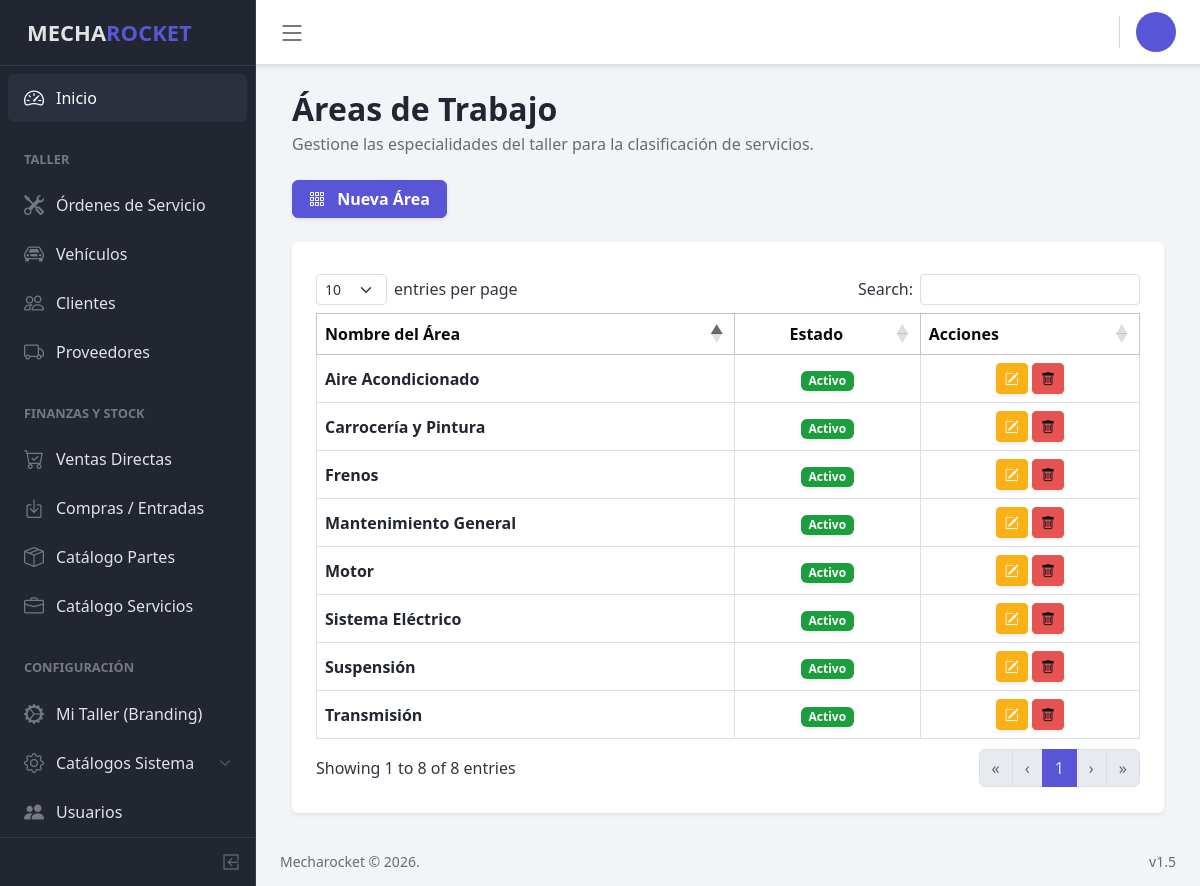
Page /?view=jobcategories&opt=all (signed in) on the committed database.
### tables this page shows
create table job_category (
	id int not null auto_increment primary key,
	name varchar(255),
	is_active boolean not null default 1
);

### core/controller/Layout.php (called while the page is built)
<?php
class Module {
	public static function loadLayout(){
		include "core/app/layouts/layout.php";
	}
}
?>

### core/controller/Lb.php (called while the page is built, shortened)
<?php
class Lb {
	public function start(){
		include "core/app/init.php";
	}
}
?>

### index.php (called while the page is built, shortened)
<?php
$lb = new Lb();
$lb->start();
?>

### core/controller/Executor.php (called while the page is built, shortened)
<?php
class Executor {
	public static function doit($sql){
		$con = Database::getCon();
		return array($con->query($sql),$con->insert_id);
	}
}
?>

### core/app/model/UserData.php (called while the page is built, shortened)
<?php
class UserData extends Extra{
	public static $tablename = "user";
	public static function getById($id){
		 $sql = "select * from ".self::$tablename." where id=$id";
		$query = Executor::doit($sql);
		return Model::one($query[0],new UserData());
	}
}
?>

### core/controller/Model.php (called while the page is built, shortened)
<?php
class Model {
	public static function exists($modelname){
		$fullpath = self::getFullpath($modelname);
		$found=false;
		if(file_exists($fullpath)){
			$found = true;
		}
		return $found;
	}
	public static function getFullpath($modelname){
		return "core/app/model/".$modelname.".php";
	}
	public static function many($query,$aclass){
		$cnt = 0;
		$array = array();
		while($r = $query->fetch_array()){
			$array[$cnt] = new $aclass;
			$cnt2=1;
			foreach ($r as $key => $v) {
				if($cnt2>0 && $cnt2%2==0){
					$array[$cnt]->$key = $v;
				}
				$cnt2++;
			}
			$cnt++;
		}
		return $array;
	}
	public static function one($query,$aclass){
		$found = null;
		$data = new $aclass;
		while($r = $query->fetch_array()){
			$cnt=1;
			foreach ($r as $key => $v) {
				if($cnt>0 && $cnt%2==0){
					$data->$key = $v;
				}
				$cnt++;
			}
			$found = $data;
			break;
		}
		return $found;
	}
}
?>

### core/app/model/JobCategoryData.php (called while the page is built, shortened)
<?php
class JobCategoryData {
	public static $tablename = "job_category";
	public static function getAll(){
		$sql = "select * from ".self::$tablename." order by name asc";
		$query = Executor::doit($sql);
		return Model::many($query[0],new JobCategoryData());
	}
}
?>

### core/app/view/jobcategories-view.php (the view, shortened to what this page needs)
<?php if(isset($_GET["opt"]) && $_GET["opt"]=="all"):?>
<section class="container-fluid text-start">
<div class="mb-4">
    <h2 class="fw-bold text-dark mb-1">Áreas de Trabajo</h2>
    <p class="text-muted">Gestione las especialidades del taller para la clasificación de servicios.</p>
</div>
<div class="mb-4">
    <a href="./?view=jobcategories&opt=new" class="btn btn-primary fw-bold px-3 shadow-sm"><i class="bi bi-grid-3x3-gap me-2"></i> Nueva Área</a>
</div>
<div class="row">
	<div class="col-md-12">
<div class="card mb-4 border-0 shadow-sm">
  <div class="card-body p-4 text-start">
		<?php
		$jobcategories = JobCategoryData::getAll();
		if(count($jobcategories)>0){
			?>
			<table class="table table-bordered table-hover datatable align-middle">
			<thead class="table-light">
			<th>Nombre del Área</th>
            <th class="text-center">Estado</th>
			<th style="width:120px;">Acciones</th>
			</thead>
			<?php
			foreach($jobcategories as $jc):
				?>
				<tr>
				<td><span class="fw-bold text-dark"><?php echo $jc->name; ?></span></td>
                <td class="text-center">
                  <?php if($jc->is_active==1): ?>
                    <span class="badge bg-success shadow-sm">Activo</span>
                  <?php else: ?>
                    <span class="badge bg-danger shadow-sm">Inactivo</span>
                  <?php endif; ?>
                </td>
				<td class="text-center">
    				<a href="index.php?view=jobcategories&opt=edit&id=<?php echo $jc->id;?>" class="btn btn-warning btn-sm text-white shadow-sm" title="Editar"><i class="bi bi-pencil-square"></i></a>
    				<a id="deljc-<?php echo $jc->id;?>" class="btn btn-danger btn-sm shadow-sm" title="Eliminar"><i class="bi bi-trash"></i></a>
				</td>
				</tr>
				<?php
			endforeach; ?>
</table>
<?php		}else{
			?>
      <div class="alert alert-info border-0 shadow-sm mb-0">
        <i class="bi bi-info-circle-fill me-2"></i> No hay áreas de trabajo registradas. Use el botón superior para crear la primera.
      </div>
			<?php
		}
		?>
	</div>
</div>
	</div>
</div>
</section>
<?php endif; ?>

### core/app/init.php
<?php
if(isset($_SESSION['user_id'])){
	Core::$user = UserData::getById($_SESSION['user_id']);
}
if(!isset($_GET["action"])){
	Module::loadLayout("index");
}else{
	Action::load($_GET["action"]);
}
?>

### core/app/layouts/layout.php (shortened to what this page needs)
<!DOCTYPE html>
<html lang="en">
  <head>
    <link rel="stylesheet" href="vendors/simplebar/css/simplebar.css">
    <link rel="stylesheet" href="css/vendors/simplebar.css">
    <link href="css/style.css" rel="stylesheet">
    <link rel="stylesheet" type="text/css" href="assets/bootstrap-icons/bootstrap-icons.css">
    <link rel="stylesheet" type="text/css" href="vendors/datatables/datatables.min.css">
    <link rel="stylesheet" type="text/css" href="vendors/select2/select2.min.css">
  </head>
  <body>
    <?php if(isset($_SESSION["user_id"])):
      $curr_user = UserData::getById($_SESSION["user_id"]);
    ?>
    <div class="sidebar sidebar-dark sidebar-fixed border-end" id="sidebar">
      <div class="sidebar-header border-bottom">
        <div class="sidebar-brand">
          <span class="sidebar-brand-full" style="font-size:22px; font-weight: bold;"><i class="bi bi-rocket-takeoff me-2"></i>MECHA<span class="text-primary">ROCKET</span></span>
        </div>
      </div>
      <ul class="sidebar-nav" data-coreui="navigation" data-simplebar="">
        <li class="nav-item">
          <a class="nav-link" href="./">
            <i class="nav-icon bi bi-speedometer2"></i> Inicio
          </a>
        </li>
        <li class="nav-title">TALLER</li>
        <li class="nav-item">
          <a class="nav-link" href="./?view=operations&opt=all">
            <i class="nav-icon bi bi-tools"></i> Órdenes de Servicio
          </a>
        </li>
        <li class="nav-item">
          <a class="nav-link" href="./?view=vehicles&opt=all">
            <i class="nav-icon bi bi-car-front"></i> Vehículos
          </a>
        </li>
        <li class="nav-item">
          <a class="nav-link" href="./?view=contacts&opt=all&type=1">
            <i class="nav-icon bi bi-people"></i> Clientes
          </a>
        </li>
        <li class="nav-item">
          <a class="nav-link" href="./?view=contacts&opt=all&type=2">
            <i class="nav-icon bi bi-truck"></i> Proveedores
          </a>
        </li>
        <li class="nav-title">FINANZAS Y STOCK</li>
        <li class="nav-item">
          <a class="nav-link" href="./?view=sales&opt=all">
            <i class="nav-icon bi bi-cart-check"></i> Ventas Directas
          </a>
        </li>
        <li class="nav-item">
          <a class="nav-link" href="./?view=purchases&opt=all">
            <i class="nav-icon bi bi-box-arrow-in-down"></i> Compras / Entradas
          </a>
        </li>
        <li class="nav-item">
          <a class="nav-link" href="./?view=parts&opt=all">
            <i class="nav-icon bi bi-box-seam"></i> Catálogo Partes
          </a>
        </li>
        <li class="nav-item">
          <a class="nav-link" href="./?view=services&opt=all">
            <i class="nav-icon bi bi-briefcase"></i> Catálogo Servicios
          </a>
        </li>
        <li class="nav-title">CONFIGURACIÓN</li>
        <li class="nav-item">
          <a class="nav-link" href="./?view=settings">
            <i class="nav-icon bi bi-gear-wide-connected"></i> Mi Taller (Branding)
          </a>
        </li>
        <li class="nav-group">
          <a class="nav-link nav-group-toggle" href="#">
            <i class="nav-icon bi bi-gear"></i> Catálogos Sistema
          </a>
        </li>
        <?php if($curr_user->type==1):?>
        <li class="nav-item">
          <a class="nav-link" href="./?view=users&opt=all">
            <i class="nav-icon bi bi-people-fill"></i> Usuarios
          </a>
        </li>
        <?php endif; ?>
      </ul>
      <div class="sidebar-footer border-top d-none d-md-flex">
        <button class="sidebar-toggler" type="button" data-coreui-toggle="unfoldable"></button>
      </div>
    </div>
    <div class="wrapper d-flex flex-column min-vh-100">
      <header class="header header-sticky p-0 mb-4 shadow-sm">
        <div class="container-fluid border-bottom px-4">
          <button class="header-toggler" type="button" onclick="coreui.Sidebar.getInstance(document.querySelector('#sidebar')).toggle()" style="margin-inline-start: -14px;">
            <i class="bi bi-list fs-3"></i>
          </button>
          <ul class="header-nav">
            <li class="nav-item py-1">
            </li>
            <li class="nav-item dropdown"><a class="nav-link py-0 pe-0" data-coreui-toggle="dropdown" href="#" role="button" aria-haspopup="true" aria-expanded="false">
                <div class="avatar avatar-md bg-primary text-white d-flex align-items-center justify-content-center rounded-circle fw-bold">
                </div>
              </a>
            </li>
          </ul>
        </div>
      </header>
      <div class="body flex-grow-1">
        <div class="container-fluid px-4">
          <?php View::load("index"); ?>
        </div>
      </div>
      <footer class="footer px-4 border-top-0 bg-transparent text-muted small">
        <div>Mecharocket © 2026.</div>
        <div class="ms-auto">v1.5</div>
      </footer>
    </div>
    <?php endif; ?>
  </body>
</html>

### core/controller/View.php (shortened to what this page needs)
<?php
class View {
	public static function load($view){
		if(!isset($_GET['view'])){
			include "core/app/view/".$view."-view.php";
		}else{
			if(View::isValid()){
				include "core/app/view/".$_GET['view']."-view.php";
			}else{
				View::Error("<b>404 NOT FOUND</b> View <b>".$_GET['view']."</b> folder !! - <a href='http://evilnapsis.com/legobox/help/' target='_blank'>Help</a>");
			}
		}
	}
	public static function isValid(){
		$valid=false;
		if(isset($_GET["view"])){
			if(file_exists($file = "core/app/view/".$_GET['view']."-view.php")){
				$valid = true;
			}
		}
		return $valid;
	}
}
?>

### rows in the picture
job_category: name "Aire Acondicionado", is_active "Activo"
job_category: name "Carrocería y Pintura", is_active "Activo"
job_category: name "Frenos", is_active "Activo"
job_category: name "Mantenimiento General", is_active "Activo"
job_category: name "Motor", is_active "Activo"
job_category: name "Sistema Eléctrico", is_active "Activo"
job_category: name "Suspensión", is_active "Activo"
job_category: name "Transmisión", is_active "Activo"
